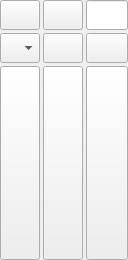
<?xml version="1.0" encoding="UTF-8"?>
<ui version="4.0">
 <class>widget_root</class>
 <widget class="QWidget" name="widget_root">
  <property name="geometry">
   <rect>
    <x>0</x>
    <y>0</y>
    <width>128</width>
    <height>260</height>
   </rect>
  </property>
  <layout class="QVBoxLayout" name="verticalLayout">
   <property name="spacing">
    <number>0</number>
   </property>
   <property name="leftMargin">
    <number>0</number>
   </property>
   <property name="topMargin">
    <number>0</number>
   </property>
   <property name="rightMargin">
    <number>0</number>
   </property>
   <property name="bottomMargin">
    <number>0</number>
   </property>
   <item>
    <layout class="QGridLayout" name="gridLayout_button">
     <property name="spacing">
      <number>3</number>
     </property>
     <item row="2" column="2">
      <widget class="QPushButton" name="pushButton_aiSkyDomeLight">
       <property name="sizePolicy">
        <sizepolicy hsizetype="Minimum" vsizetype="Minimum">
         <horstretch>0</horstretch>
         <verstretch>0</verstretch>
        </sizepolicy>
       </property>
       <property name="minimumSize">
        <size>
         <width>40</width>
         <height>30</height>
        </size>
       </property>
       <property name="toolTip">
        <string>&lt;html&gt;&lt;head/&gt;&lt;body&gt;&lt;p&gt;aiSkyDomeLight&lt;/p&gt;&lt;/body&gt;&lt;/html&gt;</string>
       </property>
       <property name="text">
        <string/>
       </property>
       <property name="iconSize">
        <size>
         <width>20</width>
         <height>20</height>
        </size>
       </property>
      </widget>
     </item>
     <item row="2" column="1">
      <widget class="QPushButton" name="pushButton_aiAreaLight">
       <property name="sizePolicy">
        <sizepolicy hsizetype="Minimum" vsizetype="Minimum">
         <horstretch>0</horstretch>
         <verstretch>0</verstretch>
        </sizepolicy>
       </property>
       <property name="minimumSize">
        <size>
         <width>40</width>
         <height>30</height>
        </size>
       </property>
       <property name="toolTip">
        <string>&lt;html&gt;&lt;head/&gt;&lt;body&gt;&lt;p&gt;aiAreaLight&lt;/p&gt;&lt;/body&gt;&lt;/html&gt;</string>
       </property>
       <property name="text">
        <string/>
       </property>
       <property name="iconSize">
        <size>
         <width>20</width>
         <height>20</height>
        </size>
       </property>
      </widget>
     </item>
     <item row="1" column="2">
      <widget class="QPushButton" name="pushButton_directionalLight">
       <property name="sizePolicy">
        <sizepolicy hsizetype="Minimum" vsizetype="Minimum">
         <horstretch>0</horstretch>
         <verstretch>0</verstretch>
        </sizepolicy>
       </property>
       <property name="minimumSize">
        <size>
         <width>40</width>
         <height>30</height>
        </size>
       </property>
       <property name="toolTip">
        <string>&lt;html&gt;&lt;head/&gt;&lt;body&gt;&lt;p&gt;directionalLight&lt;/p&gt;&lt;/body&gt;&lt;/html&gt;</string>
       </property>
       <property name="text">
        <string/>
       </property>
       <property name="iconSize">
        <size>
         <width>20</width>
         <height>20</height>
        </size>
       </property>
      </widget>
     </item>
     <item row="2" column="0">
      <widget class="QPushButton" name="pushButton_pointLight">
       <property name="sizePolicy">
        <sizepolicy hsizetype="Minimum" vsizetype="Minimum">
         <horstretch>0</horstretch>
         <verstretch>0</verstretch>
        </sizepolicy>
       </property>
       <property name="minimumSize">
        <size>
         <width>40</width>
         <height>30</height>
        </size>
       </property>
       <property name="toolTip">
        <string>&lt;html&gt;&lt;head/&gt;&lt;body&gt;&lt;p&gt;pointLight&lt;/p&gt;&lt;/body&gt;&lt;/html&gt;</string>
       </property>
       <property name="text">
        <string/>
       </property>
       <property name="iconSize">
        <size>
         <width>20</width>
         <height>20</height>
        </size>
       </property>
      </widget>
     </item>
     <item row="1" column="1">
      <widget class="QPushButton" name="pushButton_spotLight">
       <property name="sizePolicy">
        <sizepolicy hsizetype="Minimum" vsizetype="Minimum">
         <horstretch>0</horstretch>
         <verstretch>0</verstretch>
        </sizepolicy>
       </property>
       <property name="minimumSize">
        <size>
         <width>40</width>
         <height>30</height>
        </size>
       </property>
       <property name="toolTip">
        <string>&lt;html&gt;&lt;head/&gt;&lt;body&gt;&lt;p&gt;spotLight&lt;/p&gt;&lt;/body&gt;&lt;/html&gt;</string>
       </property>
       <property name="text">
        <string/>
       </property>
       <property name="iconSize">
        <size>
         <width>20</width>
         <height>20</height>
        </size>
       </property>
      </widget>
     </item>
     <item row="1" column="0">
      <widget class="QComboBox" name="comboBox_function">
       <property name="sizePolicy">
        <sizepolicy hsizetype="Minimum" vsizetype="Fixed">
         <horstretch>0</horstretch>
         <verstretch>0</verstretch>
        </sizepolicy>
       </property>
       <property name="minimumSize">
        <size>
         <width>40</width>
         <height>30</height>
        </size>
       </property>
       <property name="maximumSize">
        <size>
         <width>16777215</width>
         <height>30</height>
        </size>
       </property>
       <property name="font">
        <font>
         <pointsize>12</pointsize>
        </font>
       </property>
      </widget>
     </item>
     <item row="0" column="2">
      <widget class="QLineEdit" name="lineEdit_basename">
       <property name="sizePolicy">
        <sizepolicy hsizetype="Minimum" vsizetype="Fixed">
         <horstretch>0</horstretch>
         <verstretch>0</verstretch>
        </sizepolicy>
       </property>
       <property name="minimumSize">
        <size>
         <width>40</width>
         <height>30</height>
        </size>
       </property>
       <property name="focusPolicy">
        <enum>Qt::ClickFocus</enum>
       </property>
      </widget>
     </item>
     <item row="0" column="1">
      <widget class="QPushButton" name="pushButton_selected">
       <property name="sizePolicy">
        <sizepolicy hsizetype="Minimum" vsizetype="Minimum">
         <horstretch>0</horstretch>
         <verstretch>0</verstretch>
        </sizepolicy>
       </property>
       <property name="minimumSize">
        <size>
         <width>40</width>
         <height>30</height>
        </size>
       </property>
       <property name="toolTip">
        <string>&lt;html&gt;&lt;head/&gt;&lt;body&gt;&lt;p&gt;Lightname from selected&lt;/p&gt;&lt;/body&gt;&lt;/html&gt;</string>
       </property>
       <property name="text">
        <string/>
       </property>
       <property name="checkable">
        <bool>true</bool>
       </property>
      </widget>
     </item>
     <item row="0" column="0">
      <widget class="QPushButton" name="pushButton_illuminate">
       <property name="sizePolicy">
        <sizepolicy hsizetype="Minimum" vsizetype="Minimum">
         <horstretch>0</horstretch>
         <verstretch>0</verstretch>
        </sizepolicy>
       </property>
       <property name="minimumSize">
        <size>
         <width>40</width>
         <height>30</height>
        </size>
       </property>
       <property name="toolTip">
        <string>&lt;html&gt;&lt;head/&gt;&lt;body&gt;&lt;p&gt;Lightname from selected&lt;/p&gt;&lt;/body&gt;&lt;/html&gt;</string>
       </property>
       <property name="text">
        <string/>
       </property>
       <property name="checkable">
        <bool>true</bool>
       </property>
      </widget>
     </item>
    </layout>
   </item>
  </layout>
 </widget>
 <resources/>
 <connections/>
</ui>
